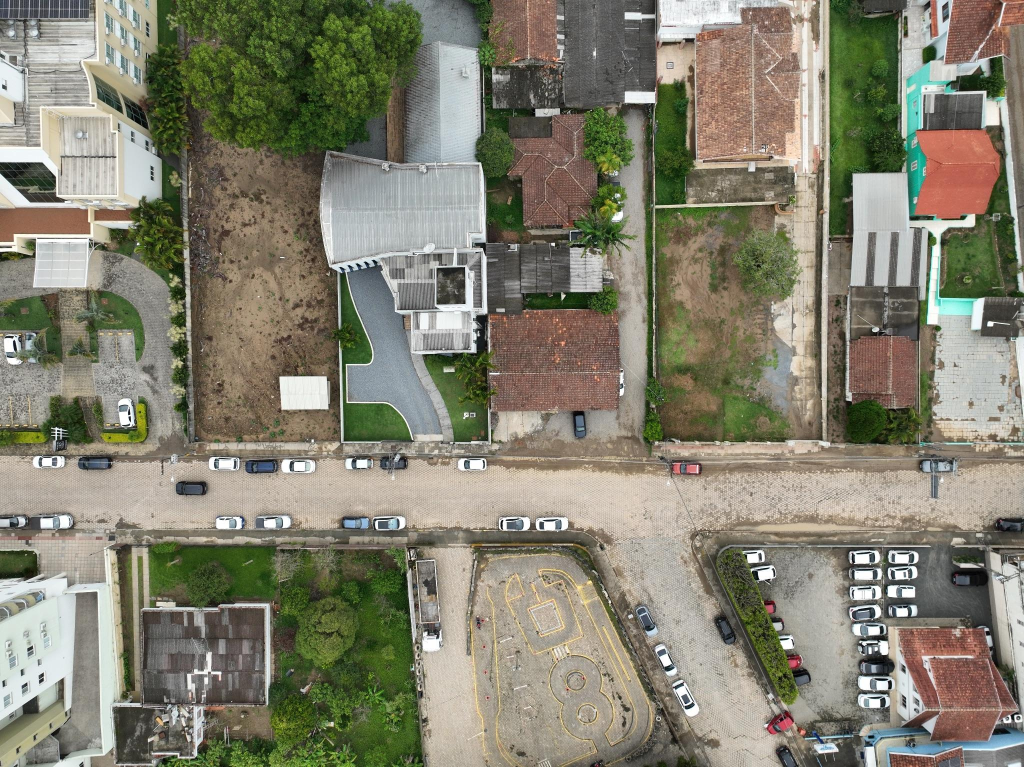
#> input picture data/raw/drone_scene.jpg, 2048 x 1534 px (shown at 1/2 size)
$ jupyter execute --allow-errors 01_model_experiments.ipynb   (shell and % lines are left out)
#> lines starting #> are read from the running program, lines starting #| are printed output that depends on the picture; after the words box and inside, x2 and y2 are one past the last pixel; in counts of white or black regions, pixels touching at a corner belong together
### src/roads/opencv_road.py
"""Destaque de vias por HSV e morfologia para a imagem de apresentacao."""

from __future__ import annotations

from collections.abc import Sequence
from dataclasses import dataclass

import cv2
import numpy as np


@dataclass(frozen=True)
class RoadHighlight:
    """Mascara de via provavel e seu overlay RGB semitransparente."""

    mask: np.ndarray
    overlay: np.ndarray


def highlight_roads(
    image: np.ndarray,
    hsv_lower: Sequence[int],
    hsv_upper: Sequence[int],
    kernel_size: int,
    min_area: int,
) -> RoadHighlight:
    """Destaca regioes de baixa saturacao que possivelmente correspondem a vias.

    Este recurso visual propositalmente simples nao e um modelo de segmentacao semantica.
    O limiar e configuravel porque iluminacao, pavimento, sombras e cameras alteram a cor
    aparente da via.
    """
    _validate_inputs(image, hsv_lower, hsv_upper, kernel_size, min_area)
    hsv_image = cv2.cvtColor(image, cv2.COLOR_RGB2HSV)
    mask = cv2.inRange(hsv_image, np.array(hsv_lower, np.uint8), np.array(hsv_upper, np.uint8))
    kernel = cv2.getStructuringElement(cv2.MORPH_ELLIPSE, (kernel_size, kernel_size))
    cleaned_mask = cv2.morphologyEx(mask, cv2.MORPH_CLOSE, kernel)
    cleaned_mask = cv2.morphologyEx(cleaned_mask, cv2.MORPH_OPEN, kernel)
    filtered_mask = _keep_large_components(cleaned_mask, min_area)
    return RoadHighlight(mask=filtered_mask, overlay=_build_overlay(image, filtered_mask))


def _validate_inputs(
    image: np.ndarray,
    hsv_lower: Sequence[int],
    hsv_upper: Sequence[int],
    kernel_size: int,
    min_area: int,
) -> None:
    if image.ndim != 3 or image.shape[2] != 3:
        raise ValueError("Expected an RGB image with shape (height, width, 3).")
    if len(hsv_lower) != 3 or len(hsv_upper) != 3:
        raise ValueError("HSV limits must each contain three values.")
    if any(not 0 <= value <= 255 for value in (*hsv_lower, *hsv_upper)):
        raise ValueError("HSV limits must be integers between 0 and 255.")
    if kernel_size < 1 or kernel_size % 2 == 0:
        raise ValueError("kernel_size must be a positive odd integer.")
    if min_area < 1:
        raise ValueError("min_area must be positive.")


def _keep_large_components(mask: np.ndarray, min_area: int) -> np.ndarray:
    labels_count, labels, statistics, _ = cv2.connectedComponentsWithStats(mask, connectivity=8)
    filtered = np.zeros_like(mask)
    for label in range(1, labels_count):
        if statistics[label, cv2.CC_STAT_AREA] >= min_area:
            filtered[labels == label] = 255
    return filtered


def _build_overlay(image: np.ndarray, mask: np.ndarray) -> np.ndarray:
    overlay = image.copy()
    road_colour = np.array([242, 107, 56], dtype=np.uint8)
    selected = mask > 0
    overlay[selected] = (image[selected] * 0.70 + road_colour * 0.30).astype(np.uint8)
    return overlay

### src/evaluation/ground_truth.py
"""Persistencia estruturada de ground truth para a avaliacao somente de veiculos."""

from __future__ import annotations

import hashlib
import json
from pathlib import Path

from PIL import Image

from src.detection.base import BoundingBox
from src.evaluation.matching import GroundTruthBox


def load_ground_truth(path: Path) -> list[GroundTruthBox]:
    """Carrega anotacoes de veiculos no formato JSON de ground truth do projeto."""
    payload = json.loads(path.read_text(encoding="utf-8"))
    annotations = payload.get("annotations") if isinstance(payload, dict) else None
    if not isinstance(annotations, list):
        raise ValueError("Ground truth must contain an annotations list.")

    ground_truth: list[GroundTruthBox] = []
    for annotation in annotations:
        if not isinstance(annotation, dict) or annotation.get("category") != "vehicle":
            raise ValueError("Every ground-truth annotation must be a vehicle mapping.")
        bbox = annotation.get("bbox_xyxy")
        if not isinstance(bbox, list) or len(bbox) != 4:
            raise ValueError(
                "Every ground-truth annotation must define bbox_xyxy with four values."
            )
        normalized_bbox = tuple(float(value) for value in bbox)
        if normalized_bbox[2] <= normalized_bbox[0] or normalized_bbox[3] <= normalized_bbox[1]:
            raise ValueError("Ground-truth boxes must have positive width and height.")
        ground_truth.append(GroundTruthBox(str(annotation["id"]), normalized_bbox))
    return ground_truth


# [44 lines left out: functions save_ground_truth, _sha256, not called in this run]

### notebooks/01_model_experiments.ipynb
# Experimentos de detecção de veículos

Este notebook registra ground truth, benchmarks e visualizações. A aplicação final fica em `src/`.

A imagem usada é o JPEG extraído do PDF da prova (2048×1534 px). Não registre conclusões ou métricas sem executar as células correspondentes.

[cell 1]

import json
import sys
from pathlib import Path

import matplotlib.pyplot as plt
from matplotlib.patches import Rectangle
from matplotlib.widgets import RectangleSelector
from PIL import Image

ROOT = Path.cwd().resolve()
if ROOT.name == "notebooks":
    ROOT = ROOT.parent

if str(ROOT) not in sys.path:
    sys.path.insert(0, str(ROOT))

from src.evaluation.ground_truth import save_ground_truth  # noqa: E402

IMAGE_PATH = ROOT / "data/raw/drone_scene.jpg"
GROUND_TRUTH_PATH = ROOT / "data/annotations/ground_truth.json"
ANNOTATION_METHOD = "model_assisted_preannotations_manually_reviewed"
image = Image.open(IMAGE_PATH).convert("RGB")
#> image is the input picture: PIL image 2048x1534 RGB; mean R, G, B 131.1, 128.7, 111.3
image_width, image_height = image.size
#> image_width = 2048; image_height = 1534
print(f"Image: {image_width}x{image_height}")
#| Image: 2048x1534

## Anotação manual

Esta etapa é opcional: o ground truth revisado já está salvo no projeto. Para editar as caixas, execute `annotator = launch_manual_annotation()` em uma célula; o editor usa um widget interativo. Use `d` para apagar a última caixa e `s` para salvar. Antes de salvar, revise toda a rua e o estacionamento; cada veículo deve aparecer exatamente uma vez.

[cell 2]
class ManualVehicleAnnotator:
    """Anotador interativo de retangulos para ground truth somente de veiculos."""

    # [83 lines left out: functions __init__, _load_existing, _on_select, _on_key, _on_right_click, _redraw and 2 more, not called in this run]


print("Editor opcional: execute launch_manual_annotation() para revisar as caixas.")

## Próximas células

Após concluir a revisão manual, este notebook carregará os detectores, executará os benchmarks controlados e apresentará as métricas e comparações visuais.

## Benchmarks reproduziveis

Execute as celulas abaixo somente apos revisar o ground truth. Cada configuracao usa a mesma imagem, o mesmo IoU de matching e tres repeticoes medidas depois de um warm-up.

[cell 3]

import numpy as np
import pandas as pd

from src.detection.sahi_detector import SahiVehicleDetector
from src.detection.yolo_detector import YoloVehicleDetector
from src.evaluation.benchmark import benchmark_detector
from src.evaluation.ground_truth import load_ground_truth
from src.roads.opencv_road import highlight_roads
from src.visualization.draw import (
    draw_detection_diagnostics,
    draw_detections,
    draw_ground_truth,
)

MODEL_DIR = ROOT / "models"
image_array = np.asarray(image)
#> (the rest of this cell did not finish here and is left out)

[cell 4]
size_experiments = [
    ("aerial_n_normal", {"model_name": "yolo11n-obb.pt", "domain": "aerial"}),
    ("aerial_s_normal", {"model_name": "yolo11s-obb.pt", "domain": "aerial"}),
    ("aerial_m_normal", {"model_name": "yolo11m-obb.pt", "domain": "aerial"}),
]
#> (the rest of this cell did not finish here and is left out)

[cell 5]
controlled_experiments = [
    ("coco_normal", {"model_name": "yolo11n.pt", "domain": "coco"}),
    ("coco_sahi_512", {"model_name": "yolo11n.pt", "domain": "coco", "sahi_enabled": True}),
    ("aerial_normal", {"model_name": "yolo11n-obb.pt", "domain": "aerial"}),
    ("aerial_sahi_512", {"model_name": "yolo11n-obb.pt", "domain": "aerial", "sahi_enabled": True}),
]
#> (the rest of this cell did not finish here and is left out)

## Diagnostico de erros

Use esta visualizacao depois do benchmark 2x2 para revisar a configuracao candidata. Verde representa *true positive* (TP), amarelo *false positive* (FP) e vermelho *false negative* (FN), sempre usando o mesmo matching IoU >= 0.50 das metricas.

#> (a cell that did not finish here is left out)

[cell 7]
threshold_experiments = [
    (
        f"aerial_sahi_conf_{confidence:.2f}",
        {
            "model_name": "yolo11n-obb.pt",
            "domain": "aerial",
            "confidence": confidence,
            "sahi_enabled": True,
        },
    )
    for confidence in (0.15, 0.25, 0.35, 0.50)
]
#> (the rest of this cell did not finish here and is left out)

[cell 8]
# One variable changes at a time relative to the 1024 px / 20% overlap control.
targeted_experiments = [
    (
        "aerial_sahi_control",
        {"model_name": "yolo11n-obb.pt", "domain": "aerial", "sahi_enabled": True},
    ),
    (
        "aerial_sahi_imgsz_1280",
        {
            "model_name": "yolo11n-obb.pt",
            "domain": "aerial",
            "sahi_enabled": True,
            "image_size": 1280,
        },
    ),
    (
        "aerial_sahi_overlap_030",
        {"model_name": "yolo11n-obb.pt", "domain": "aerial", "sahi_enabled": True, "overlap": 0.30},
    ),
]
#> (the rest of this cell did not finish here and is left out)

#> (a cell that did not finish here is left out)

## Laboratorio da malha viaria

Este experimento permanece somente no notebook. Ele compara o destaque HSV atual com uma hipotese classica: vias tendem a formar faixas longas horizontais ou verticais, portanto uma abertura morfologica retangular pode reduzir regioes pequenas. Nao e uma segmentacao semantica nem uma configuracao da aplicacao final.

[cell 10]
import cv2


# [7 lines left out: function overlay_mask, not called in this run]


def linear_road_candidate(image):
    # Same HSV candidate as the app; only the geometric post-processing changes.
    hsv = cv2.cvtColor(image, cv2.COLOR_RGB2HSV)
    candidate = cv2.inRange(
        hsv, np.asarray([5, 35, 45], dtype=np.uint8), np.asarray([35, 95, 190], dtype=np.uint8)
    )
    base_kernel = cv2.getStructuringElement(cv2.MORPH_ELLIPSE, (7, 7))
    cleaned = cv2.morphologyEx(candidate, cv2.MORPH_CLOSE, base_kernel)
    cleaned = cv2.morphologyEx(cleaned, cv2.MORPH_OPEN, base_kernel)

    horizontal = cv2.morphologyEx(
        cleaned, cv2.MORPH_OPEN, cv2.getStructuringElement(cv2.MORPH_RECT, (81, 9))
    )
    vertical = cv2.morphologyEx(
        cleaned, cv2.MORPH_OPEN, cv2.getStructuringElement(cv2.MORPH_RECT, (9, 81))
    )
    linear = cv2.bitwise_or(horizontal, vertical)
    return cv2.morphologyEx(
        linear,
        cv2.MORPH_CLOSE,
        cv2.getStructuringElement(cv2.MORPH_ELLIPSE, (17, 17)),
    )


baseline_roads = highlight_roads(
    image_array, hsv_lower=(5, 35, 45), hsv_upper=(35, 95, 190), kernel_size=7, min_area=1500
)
#> in highlight_roads, `hsv_image = cv2.cvtColor(image, cv2.COLOR_RGB2HSV)`: hsv_image: shape (1534, 2048, 3); mean H, S, V 34.8, 63, 136.8
#> in highlight_roads, `mask = cv2.inRange(hsv_image, np.array(hsv_lower, np.uint8), np.array(..`:
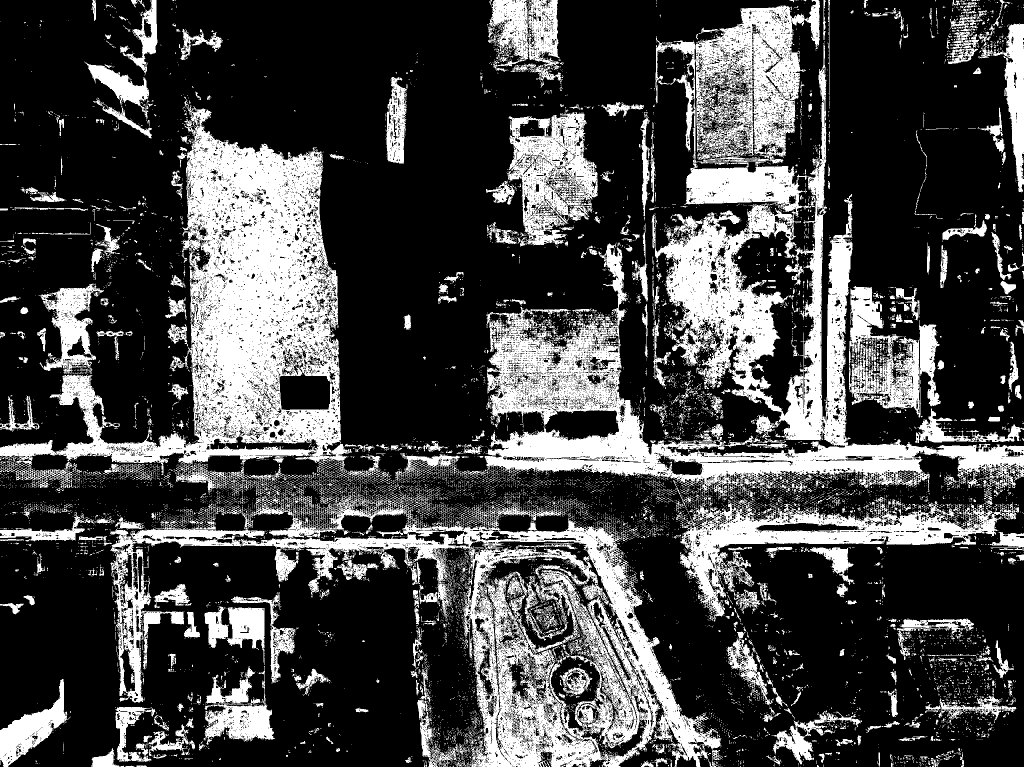
#> mask: shape (1534, 2048) (shown at 1/2 size); 27.7% white; 13199 white regions (12381 under 20 px), largest, box (x1, y1, x2, y2) and area: (960, 0, 2048, 995) 242614, (0, 199, 765, 993) 170106, (220, 973, 1444, 1534) 148585
#> in highlight_roads, `cleaned_mask = cv2.morphologyEx(mask, cv2.MORPH_CLOSE, kernel)`: cleaned_mask: shape (1534, 2048); 38.6% white; 1504 white regions (1203 under 20 px), largest, box (x1, y1, x2, y2) and area: (0, 0, 2048, 1534) 993331, (972, 208, 1198, 496) 37488, (398, 1202, 550, 1502) 20221
#> in highlight_roads, `cleaned_mask = cv2.morphologyEx(cleaned_mask, cv2.MORPH_OPEN, kernel)`: cleaned_mask: shape (1534, 2048); 37% white; 294 white regions, largest, box (x1, y1, x2, y2) and area: (0, 0, 2048, 1534) 933839, (974, 222, 1196, 492) 36899, (975, 0, 1126, 163) 18525
#> in _keep_large_components, `labels_count, labels, statistics, _ = cv2.connectedComponentsWithStats..`:
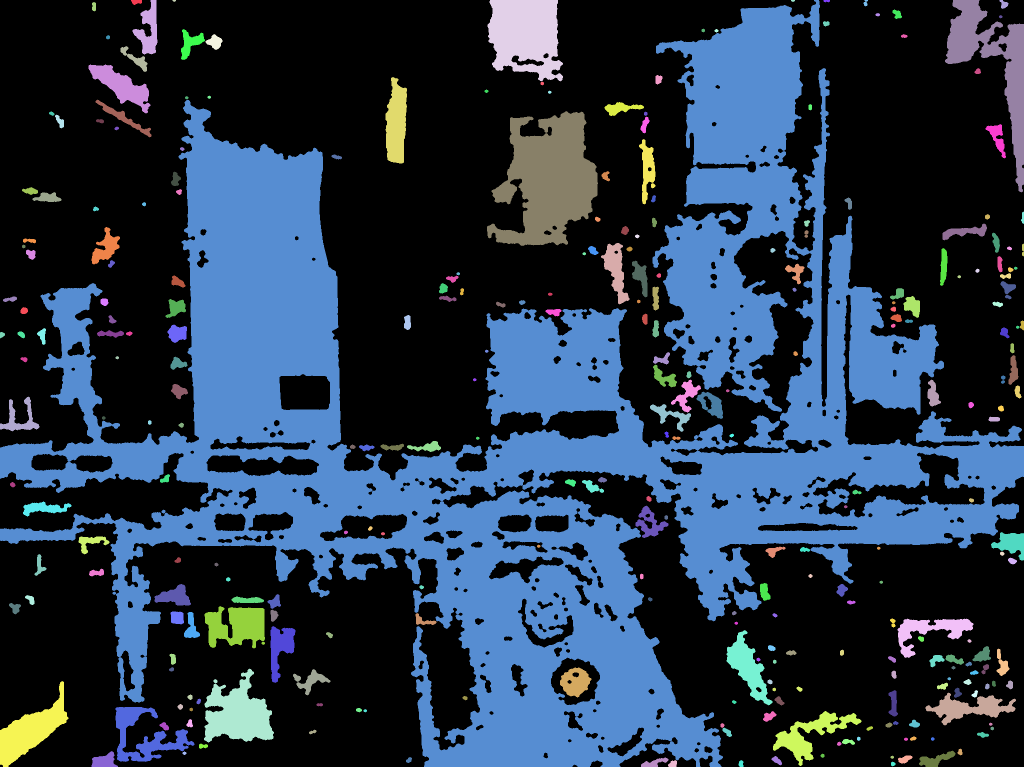
#> labels: shape (1534, 2048) int32 (shown at 1/2 size); 295 distinct labels, from 0 to 294; one colour per label, 0 black
#> in _keep_large_components, `labels_count, labels, statistics, _ = cv2.connectedComponentsWithStats..`: labels_count = 295; statistics = 295 rows, first 6: [0, 0, 2048, 1534, 1979810], [262, 0, 22, 10, 161], [265, 0, 50, 109, 2713], [345, 0, 7, 4, 20], [975, 0, 151, 163, 18525], [1582, 0, 8, 4, 24]
#> after the loop in _keep_large_components, `for label in range(1, labels_count):`:
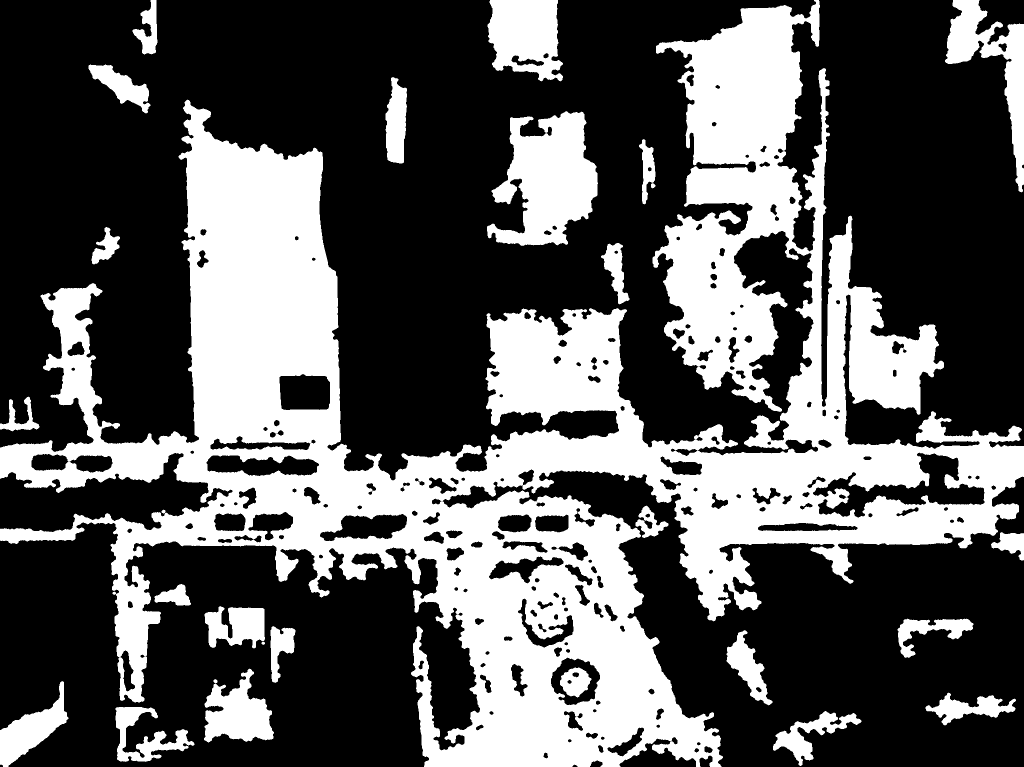
#> filtered: shape (1534, 2048) (shown at 1/2 size); 34.9% white; 24 white regions, largest, box (x1, y1, x2, y2) and area: (0, 0, 2048, 1534) 933839, (974, 222, 1196, 492) 36899, (975, 0, 1126, 163) 18525
#> in _build_overlay, `overlay[selected] = (image[selected] * 0.70 + road_colour * 0.30).asty..`:
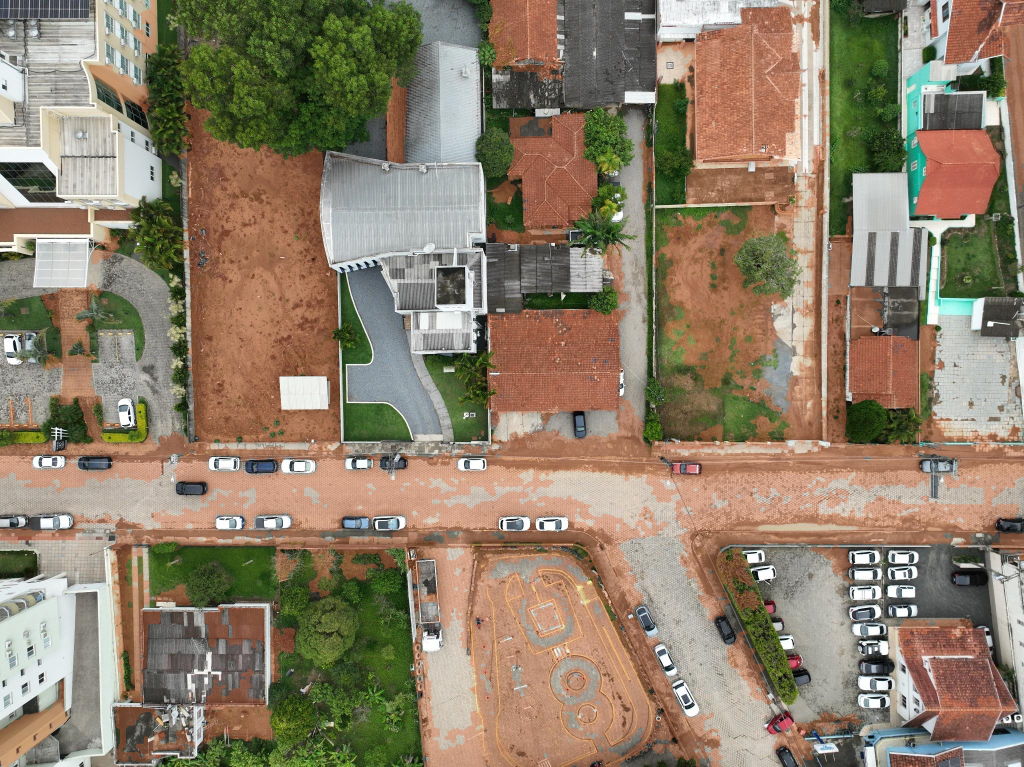
#> overlay: shape (1534, 2048, 3) (shown at 1/2 size); mean R, G, B 141.8, 126.8, 105.8
linear_mask = linear_road_candidate(image_array)
#> in linear_road_candidate, `horizontal = cv2.morphologyEx( cleaned, cv2.MORPH_OPEN, cv2.getStructu..`: horizontal: shape (1534, 2048); 22.5% white; 45 white regions, largest, box (x1, y1, x2, y2) and area: (367, 289, 682, 885) 152061, (846, 1243, 1440, 1534) 84791, (791, 871, 2048, 986) 72822
#> in linear_road_candidate, `vertical = cv2.morphologyEx( cleaned, cv2.MORPH_OPEN, cv2.getStructuri..`: vertical: shape (1534, 2048); 21.4% white; 59 white regions, largest, box (x1, y1, x2, y2) and area: (374, 219, 680, 965) 154147, (1388, 12, 1598, 476) 63993, (909, 1003, 1145, 1534) 62413
#> in linear_road_candidate, `linear = cv2.bitwise_or(horizontal, vertical)`: linear: shape (1534, 2048); 27.8% white; 17 white regions, largest, box (x1, y1, x2, y2) and area: (0, 219, 2048, 1534) 648073, (1319, 12, 1609, 476) 78304, (1321, 427, 1568, 773) 41607
#> in linear_road_candidate, `return cv2.morphologyEx( linear, cv2.MORPH_CLOSE, cv2.getStructuringEl..`:
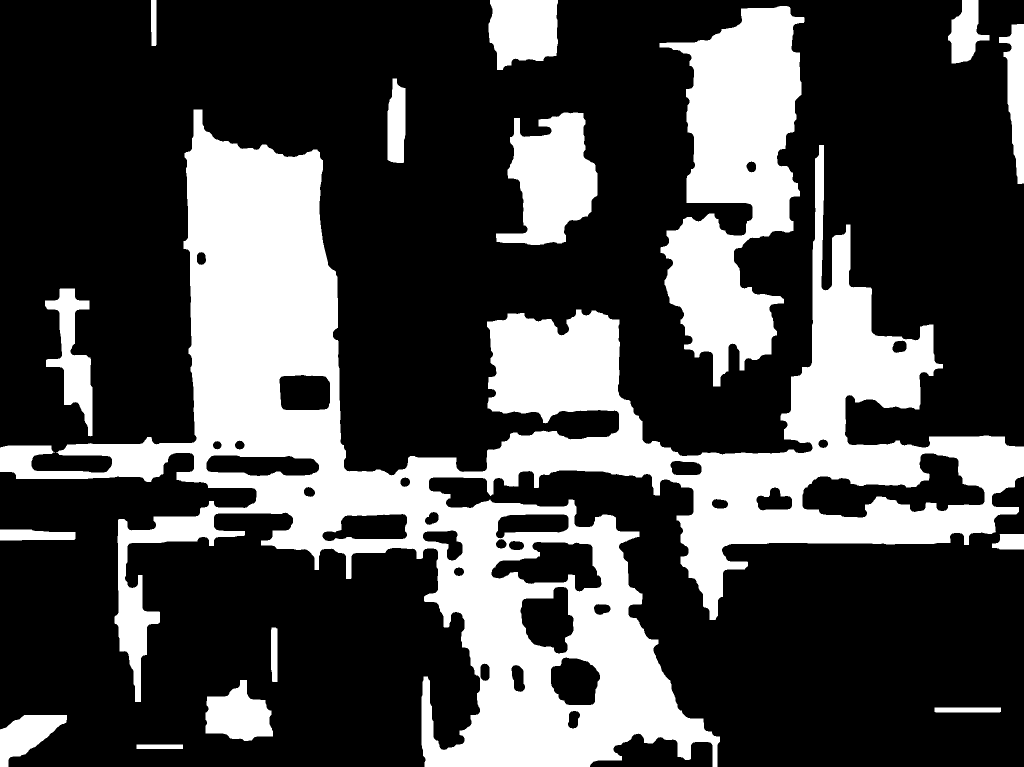
#> returned value: shape (1534, 2048) (shown at 1/2 size); 29.3% white; 16 white regions, largest, box (x1, y1, x2, y2) and area: (0, 219, 2048, 1534) 684517, (1319, 12, 1609, 773) 125677, (992, 225, 1195, 490) 33839

figure, axes = plt.subplots(2, 2, figsize=(18, 14))
#> (the rest of this cell did not finish here and is left out)
